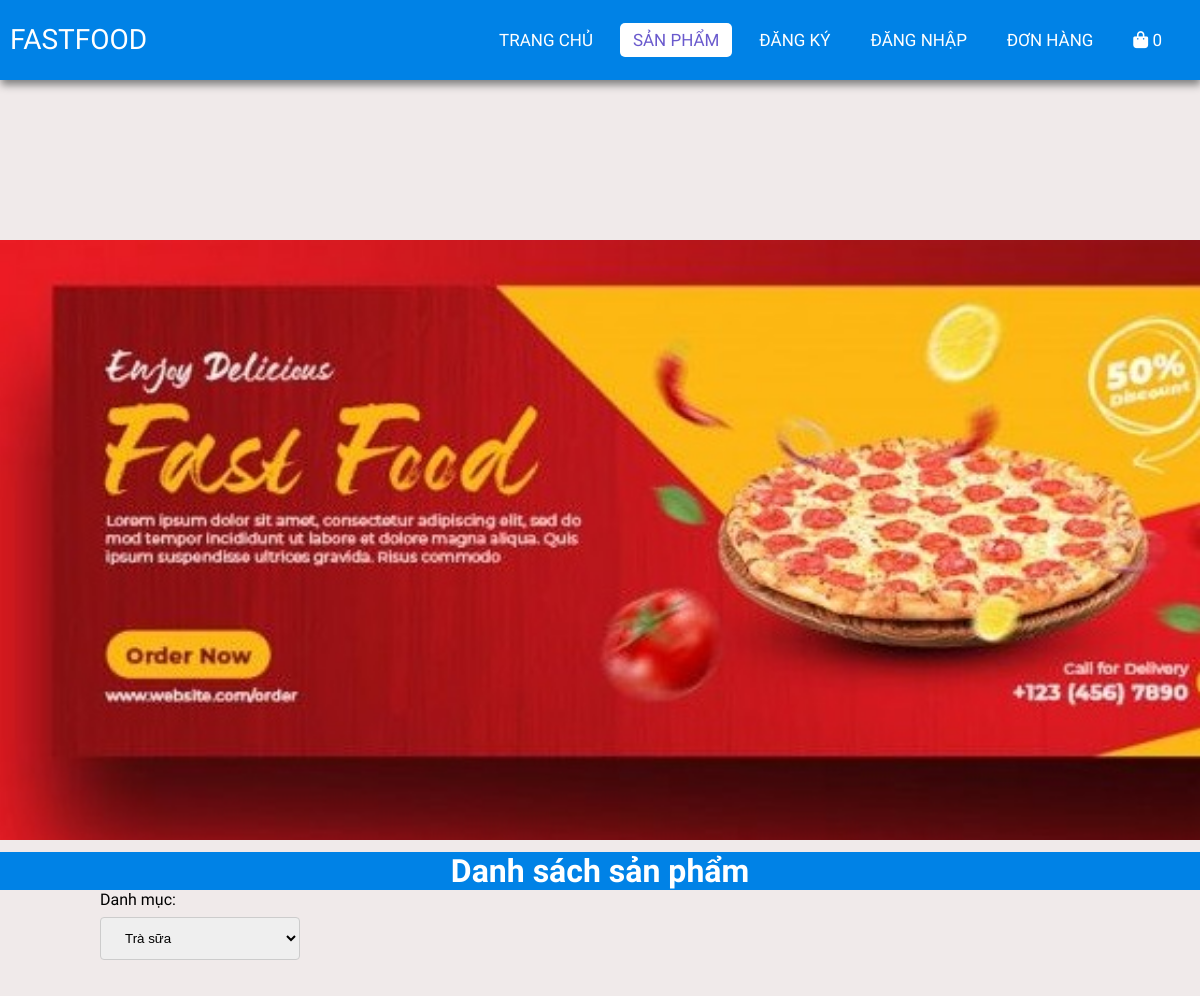
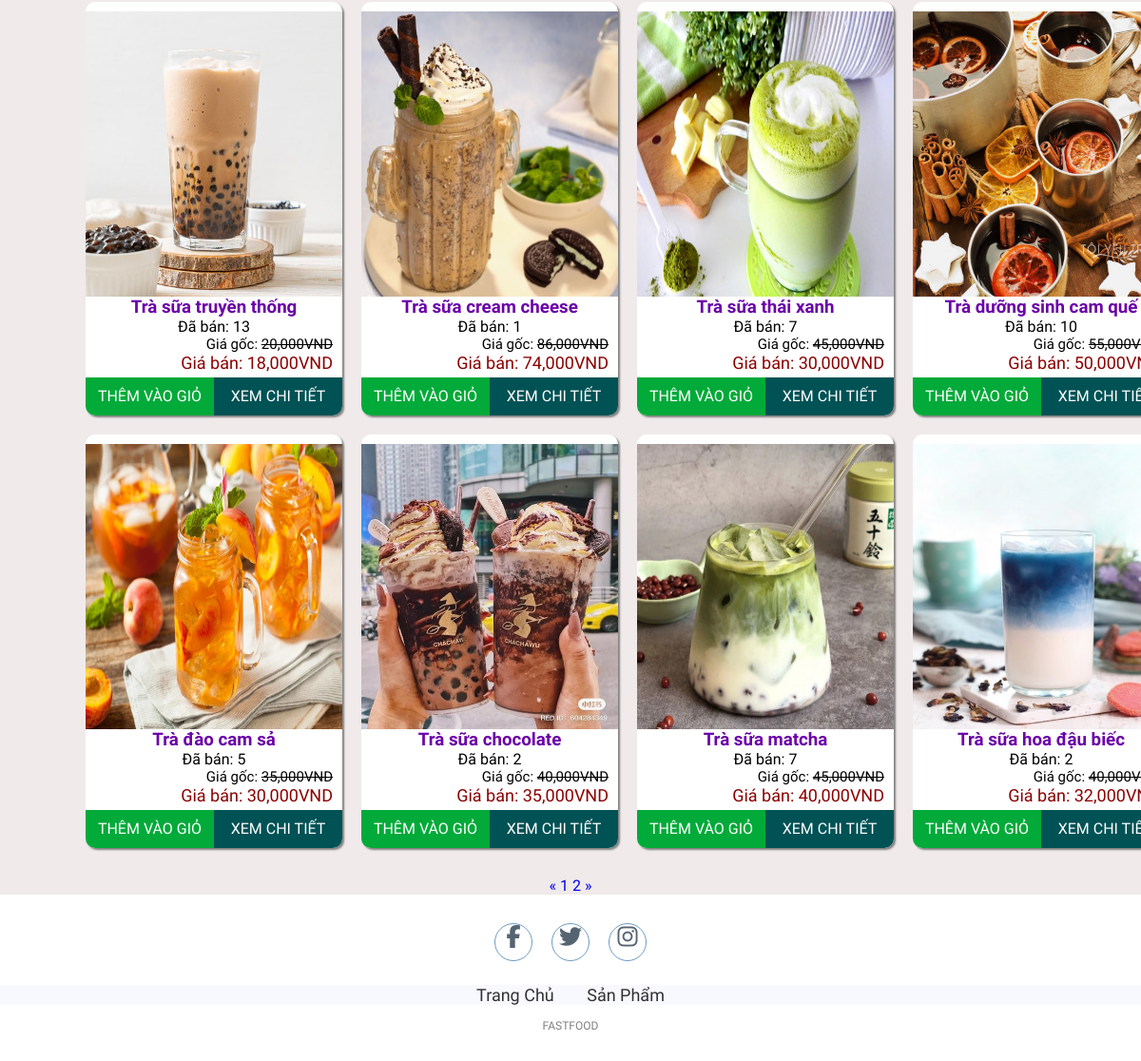
The app's page /productList.php with its own data (2 pictures, top to bottom).
### tables this page shows
CREATE TABLE `products` (
  `id` int(11) NOT NULL,
  `name` varchar(255) NOT NULL,
  `originalPrice` decimal(10,0) NOT NULL,
  `promotionPrice` decimal(10,0) NOT NULL,
  `image` varchar(50) NOT NULL,
  `createdBy` int(11) NOT NULL,
  `createdDate` date NOT NULL,
  `cateId` int(11) NOT NULL,
  `qty` int(11) NOT NULL,
  `des` varchar(1000) NOT NULL,
  `status` tinyint(1) NOT NULL,
  `soldCount` int(11) NOT NULL
);

### lib/database.php (called while the page is built, shortened)
<?php
class Database extends PDO
{
  public $host   = DB_HOST;
  public $user   = DB_USER;
  public $pass   = DB_PASS;
  public $dbname = DB_NAME;
  public $link;
  private function connectDB()
  {
    $this->link = new mysqli(
      $this->host,
      $this->user,
      $this->pass,
      $this->dbname
    );
  }
  public function select($query)
  {
    $result = $this->link->query($query);
    if ($result->num_rows > 0)
    {
      return $result;
    }
    else
    {
      return false;
    }
  }
}

### lib/session.php (called while the page is built, shortened)
<?php
class Session
{
   public static function get($key)
   {
      if (isset($_SESSION[$key])) {
         return $_SESSION[$key];
      } else {
         return false;
      }
   }
}

### classes/cart.php (called while the page is built, shortened)
<?php
$filepath = realpath(dirname(__FILE__));
include_once($filepath . '/../lib/database.php');
include_once($filepath . '/../lib/session.php');
include_once($filepath . '/../classes/product.php');
?>
<?php
class cart
{
    private $db;
    public function __construct()
    {
        $this->db = new Database();
    }
    public function getTotalQtyByUserId()
    {
        $userId = Session::get('userId');
        $query = "SELECT SUM(qty) as total FROM cart WHERE userId = '$userId' ";
        $mysqli_result = $this->db->select($query);
        if ($mysqli_result) {
            $result = mysqli_fetch_all($this->db->select($query), MYSQLI_ASSOC)[0];
            return $result;
        }
        return false;
    }
}
?>

### classes/categories.php (called while the page is built, shortened)
<?php
$filepath = realpath(dirname(__FILE__));
include_once($filepath . '/../lib/database.php');
include_once($filepath . '/../lib/session.php');
?>
<?php
class categories
{
    private $db;
    public function __construct()
    {
        $this->db = new Database();
    }
    public function getAll()
    {
        $query = "SELECT * FROM categories WHERE status = 1";
        $result_mysqli = $this->db->select($query);
        if ($result_mysqli) {
            $result = mysqli_fetch_all($result_mysqli, MYSQLI_ASSOC);
            return $result;
        }
        return false;
    }
}
?>

### classes/product.php (called while the page is built, shortened)
<?php
$filepath = realpath(dirname(__FILE__));
include_once($filepath . '/../lib/database.php');
include_once($filepath . '/../lib/session.php');
?>
<?php
class product
{
    private $db;
    public function __construct()
    {
        $this->db = new Database();
    }
    public function getCountPagingClient($cateId, $row = 8)
    {
        $query = "SELECT COUNT(*) FROM products WHERE cateId = $cateId";
        $mysqli_result = $this->db->select($query);
        if ($mysqli_result) {
            $totalrow = intval((mysqli_fetch_all($mysqli_result, MYSQLI_ASSOC)[0])['COUNT(*)']);
            $result = ceil($totalrow / $row);
            return $result;
        }
        return false;
    }
    public function getProductsByCateId($page = 1, $cateId, $total = 8)
    {
        $tmp = ($page - 1) * $total;
        $query =
            "SELECT *
			 FROM products
			 WHERE status = 1 AND cateId = $cateId
             LIMIT $tmp,$total";
        $mysqli_result = $this->db->select($query);
        if ($mysqli_result) {
            $result = mysqli_fetch_all($mysqli_result, MYSQLI_ASSOC);
            return $result;
        }
        return false;
    }
}
?>

### productList.php (the view, shortened to what this page needs)
<?php
include_once 'lib/session.php';
include_once 'classes/product.php';
include_once 'classes/categories.php';
include_once 'classes/cart.php';
$cart = new cart();
$totalQty = $cart->getTotalQtyByUserId();
$product = new product();
$list = $product->getProductsByCateId((isset($_GET['page']) ? $_GET['page'] : 1), (isset($_GET['cateId']) ? $_GET['cateId'] : 2));
$pageCount = $product->getCountPagingClient((isset($_GET['cateId']) ? $_GET['cateId'] : 2));
$categories = new categories();
$categoriesList = $categories->getAll();
?>
<!DOCTYPE html>
<html lang="en">
<head>
    <link rel="stylesheet" href="css/style.css">
    <link rel="stylesheet" href="https://cdnjs.cloudflare.com/ajax/libs/font-awesome/5.15.4/css/all.min.css">
</head>
<body>
    <nav>
        <label class="logo">FASTFOOD</label>
        <ul>
            <li><a href="index.php">Trang chủ</a></li>
            <li><a href="productList.php" class="active">Sản phẩm</a></li>
            <?php
            if (isset($_SESSION['user']) && $_SESSION['user']) { ?>
                <li><a href="logout.php" id="signin">Đăng xuất</a></li>
            <?php } else { ?>
                <li><a href="register.php" id="signup">Đăng ký</a></li>
                <li><a href="login.php" id="signin">Đăng nhập</a></li>
            <?php } ?>
            <li><a href="order.php" id="order">Đơn hàng</a></li>
            <li>
                <a href="checkout.php">
                    <i class="fa fa-shopping-bag"></i>
                    <span class="sumItem">
                        <?= ($totalQty['total']) ? $totalQty['total'] : "0" ?>
                    </span>
                </a>
            </li>
        </ul>
    </nav>
    <section class="banner"></section>
    <div class="featuredProducts">
        <h1>Danh sách sản phẩm</h1>
    </div>
    <div class="category">
        Danh mục: <select onchange="location = this.value;">
            <?php
            foreach ($categoriesList as $key => $value) {
                if ($value['id'] == $_GET['cateId']) { ?>
                    <option selected value="productList.php?cateId=<?= $value['id'] ?>"><?= $value['name'] ?></option>
                <?php } else { ?>
                    <option value="productList.php?cateId=<?= $value['id'] ?>"><?= $value['name'] ?></option>
                <?php } ?>
            <?php }
            ?>
        </select>
    </div>
    <div class="container">
        <?php if ($list) {
            foreach ($list as $key => $value) { ?>
                <div class="card">
                    <div class="imgBx">
                        <a href="detail.php?id=<?= $value['id'] ?>"><img src="admin/upload/<?= $value['image'] ?>" alt=""></a>
                    </div>
                    <div class="content">
                        <div class="productName">
                            <a href="detail.php?id=<?= $value['id'] ?>">
                                <h3><?= $value['name'] ?></h3>
                            </a>
                        </div>
                        <div>
                            Đã bán: <?= $value['soldCount'] ?>
                        </div>
                        <div class="original-price">
                            <?php
                            if ($value['promotionPrice'] < $value['originalPrice']) { ?>
                                Giá gốc: <del><?= number_format($value['originalPrice'], 0, '', ',') ?>VND</del>
                            <?php } else { ?>
                                <p>.</p>
                            <?php } ?>
                        </div>
                        <div class="price">
                            Giá bán: <?= number_format($value['promotionPrice'], 0, '', ',') ?>VND
                        </div>
                        <div class="action">
                            <a class="add-cart" href="add_cart.php?id=<?= $value['id'] ?>">Thêm vào giỏ</a>
                            <a class="detail" href="detail.php?id=<?= $value['id'] ?>">Xem chi tiết</a>
                        </div>
                    </div>
                </div>
            <?php }
        } else { ?>
            <h3>Không có sản phẩm nào...</h3>
        <?php  }
        ?>
    </div>
    <div class="pagination">
        <a href="productList.php?page=<?= (isset($_GET['page'])) ? (($_GET['page'] <= 1) ? 1 : $_GET['page'] - 1) : 1 ?>&cateId=<?= (isset($_GET['cateId'])) ? $_GET['cateId'] : 2 ?>">&laquo;</a>
        <?php
        for ($i = 1; $i <= $pageCount; $i++) {
            if (isset($_GET['page'])) {
                if ($i == $_GET['page']) { ?>
                    <a class="active" href="productList.php?page=<?= $i ?>&cateId=<?= (isset($_GET['cateId'])) ? $_GET['cateId'] : 2 ?>"><?= $i ?></a>
                <?php } else { ?>
                    <a href="productList.php?page=<?= $i ?>&cateId=<?= (isset($_GET['cateId'])) ? $_GET['cateId'] : 2 ?>"><?= $i ?></a>
                <?php  }
            } else { ?>
                <a href="productList.php?page=<?= $i ?>&cateId=<?= (isset($_GET['cateId'])) ? $_GET['cateId'] : 2 ?>"><?= $i ?></a>
            <?php  } ?>
        <?php }
        ?>
        <a href="productList.php?page=<?= (isset($_GET['page'])) ? $_GET['page'] + 1 : 2 ?>&cateId=<?= (isset($_GET['cateId'])) ? $_GET['cateId'] : 2 ?>">&raquo;</a>
    </div>
    <footer>
        <div class="social">
            <a href="#"><i class="fa fa-facebook" aria-hidden="true"></i></a>
            <a href="#"><i class="fa fa-twitter" aria-hidden="true"></i></a>
            <a href="#"><i class="fa fa-instagram" aria-hidden="true"></i></a>
        </div>
        <ul class="list">
            <li>
                <a href="./">Trang Chủ</a>
            </li>
            <li>
                <a href="productList.php">Sản Phẩm</a>
            </li>
        </ul>
        <p class="copyright">FASTFOOD</p>
    </footer>
</body>
</html>

### css/style.css (style rules this page uses)
* { padding: 0; margin: 0; text-decoration: none; list-style: none; box-sizing: border-box; }
body { font-family: Mitr; background: rgb(240, 234, 234); }
nav { top: 0; background: #0082e6; height: 80px; width: 100%; position: fixed; z-index: 9999; box-shadow: 1px 5px 8px gray; }
label.logo { color: white; font-size: 28px; line-height: 80px; padding: 0 10px; }
nav ul { float: right; margin-right: 20px; }
nav ul li { display: inline-block; line-height: 80px; margin: 0 5px; }
nav ul li a { color: white; font-size: 17px; padding: 7px 13px; border-radius: 3px; text-transform: uppercase; border-radius: 5px; transition: 0.5s; }
a.active, a:hover { background: white; color: slateblue; }
.banner { background: url('../images/banner2.jpg'); background-size: cover; height: 600px; margin-top: 20%; margin-bottom: 1%; }
.featuredProducts { text-align: center; background-color: #0082e6; color: white; }
.container { display: flex; position: relative; width: 90%; display: grid; grid-template-columns: 270px 270px 270px 270px; grid-gap: 20px; padding: 30px; z-index: 0; margin: auto; }
.container .card { width: 100%; background: #fff; border-radius: 10px; box-shadow: 2px 2px 2px gray; }
.container .card .imgBx { position: relative; width: 100%; height: 300px; margin-top: 10px; overflow: hidden; }
.container .card .imgBx img { position: absolute; top: 0; left: 0; width: 100%; height: 100%; transition: 0.5s; }
.container .card .content { text-align: center; }
.productName a { color: #6b00a8; }
.container .card .content .price { text-align: center; color: darkred; margin-right: 10px; text-align: right; font-size: 18px; }
.container .card .content .original-price { text-align: center; margin-right: 10px; text-align: right; font-size: 15px; }
.action { display: flex; height: 40px; line-height: 40px; text-transform: uppercase; margin-top: 5px; }
.action .add-cart { width: 50%; background: #01aa39; color: white; border-bottom-left-radius: 10px; font-size: 16px; cursor: pointer; transition: 0.3s; }
.action .detail { width: 50%; background: rgb(1, 82, 85); color: white; border-bottom-right-radius: 10px; font-size: 16px; cursor: pointer; transition: 0.3s; }
footer { padding: 30px 0; background-color:white; }
footer .social { text-align: center; padding-bottom: 25px; color: white; }
footer .social a { color: inherit; font-size: 24px; border: 1px solid steelblue; width: 40px; height: 40px; display: inline-block; text-align: center; border-radius: 50%; margin: 0 8px; transition: 0.5s; background-color: white; color: #2c3e50; opacity: 0.8; }
footer ul { margin-top: 0; padding: 0; list-style: none; font-size: 18px; margin-bottom: 0; text-align: center; }
footer ul a { color: inherit; text-decoration: none; opacity: 0.8; }
footer ul li { display: inline; padding: 0 15px; }
footer .copyright { margin-top: 15px; text-align: center; font-size: 12px; color: gray; }
.list { background-color: ghostwhite; }
input[type=text], input[type=password], input[type=email], input[type=number], textarea, select { width: 100%; padding: 12px 20px; margin: 8px 0; border: 1px solid #ccc; border-radius: 4px; }
del { text-decoration: line-through; }
.category { margin-left: 100px; width: 200px; }
.pagination { text-align: center; }

### records on screen
products: image (picture), name "Trà sữa truyền thống", soldCount "13", originalPrice "20,000", promotionPrice "18,000"
products: image (picture), name "Trà sữa cream cheese", soldCount "1", originalPrice "86,000", promotionPrice "74,000"
products: image (picture), name "Trà sữa thái xanh", soldCount "7", originalPrice "45,000", promotionPrice "30,000"
products: image (picture), name "Trà dưỡng sinh cam quế", soldCount "10", originalPrice "55,000", promotionPrice "50,000"
products: image (picture), name "Trà đào cam sả", soldCount "5", originalPrice "35,000", promotionPrice "30,000"
products: image (picture), name "Trà sữa chocolate", soldCount "2", originalPrice "40,000", promotionPrice "35,000"
products: image (picture), name "Trà sữa matcha", soldCount "7", originalPrice "45,000", promotionPrice "40,000"
products: image (picture), name "Trà sữa hoa đậu biếc", soldCount "2", originalPrice "40,000", promotionPrice "32,000"

### other values on screen
form field value "Trà sữa"
